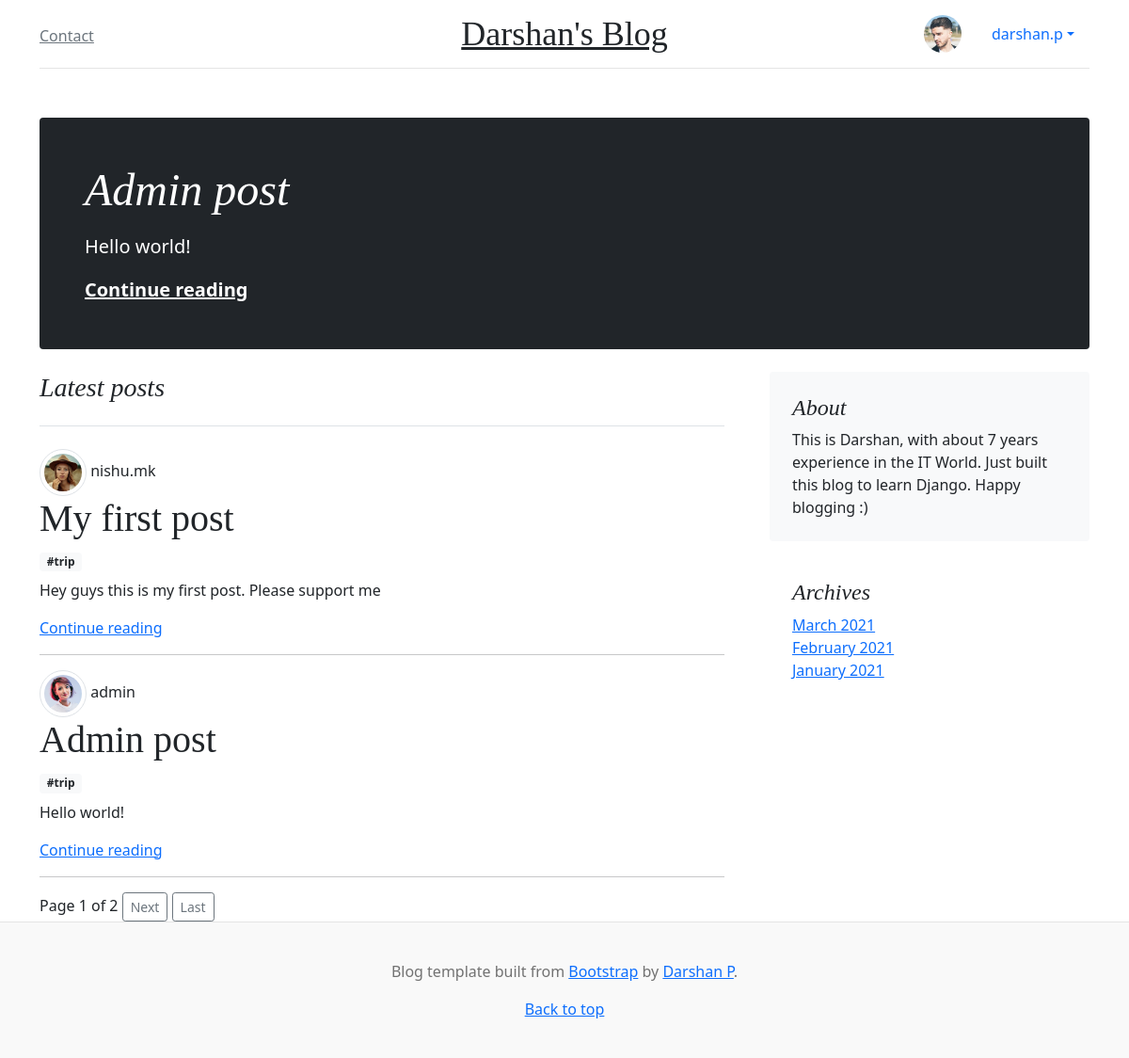
The page / (signed in) on the database its author committed.
### blog/models.py (models this page shows, shortened)
class UserProfile(models.Model):
    user = models.OneToOneField(User, on_delete=models.CASCADE)
    avatar = models.ImageField(default='default.jpg', upload_to='profile_pics')

class Post(models.Model):
    class Meta:
        ordering = ['created_at']
        db_table = 'posts'
    POST_LENGTHS = [
        ('S', 'Small'),
        ('M', 'Medium'),
        ('L', 'Large')
    ]
    post_length = models.CharField(max_length=1, choices=POST_LENGTHS)
    title = models.CharField(max_length=50)
    body = models.TextField()
    slug = AutoSlugField(populate_from='title', unique=True, editable=True)
    categories = models.ManyToManyField('Category', related_name='posts', blank=True)
    tags = models.ManyToManyField('Tag', related_name='posts', blank=True,
                                  help_text='Hold down “Control”, or “Command” on a Mac, to select more than one.')
    user = models.ForeignKey(User, on_delete=models.SET_NULL, null=True)
    created_at = models.DateTimeField(auto_now_add=True)
    updated_at = models.DateTimeField(auto_now_add=True)

class Tag(models.Model):
    name = models.CharField(max_length=50, unique=True)

### blog/views.py (the view)
# urls.py: path('', views.BlogListView.as_view(), name='blog_home'),
class BlogListView(generic.ListView):
    model = Post
    paginate_by = 2
    context_object_name = "posts"
    template_name = "blog/index.html"
    ordering = ['-created_at']
    def get_context_data(self, **kwargs):
        context_data = super().get_context_data(**kwargs)
        popular_posts = Comment.objects.values('post_id').\
            annotate(count=Count('post_id')).\
            order_by('-count')
        if popular_posts:
            popular_post_id = popular_posts[0]["post_id"]
            main_post = Post.objects.get(pk=popular_post_id)
        else:
            main_post = Post.objects.first
        context_data.update(
            {
                "main_post": main_post
            })
        return context_data

### blog/context_processors.py (called while the page is built)
def categories(request):
    return {
        'tags': Tag.objects.order_by('id')
    }

### blog/templates/blog/index.html (shortened to what this page needs)
{% extends "base.html" %}
{% block content %}
{% if main_post %}
<div class="p-4 p-md-5 mb-4 text-white rounded bg-dark">
  <div class="col-md-6 px-0">
    <h1 class="display-4 fst-italic">{{main_post.title}}</h1>
    <p class="lead my-3">{{ main_post.body|striptags|slice:":50"|safe }} {% if main_post.body|striptags|length >= 50 %} {{ "..." }} {% endif %}</p>
    <p class="lead mb-0">
      <a href="{% url 'blog:blog_detail' main_post.slug %}" class="text-white fw-bold">Continue reading</a>
    </p>
  </div>
</div>
{% endif %}
<div class="row g-5">
  <div class="col-md-8">
    <h3 class="pb-4 mb-4 fst-italic border-bottom">
      Latest posts
    </h3>
    {% for post in posts %}
    <article class="blog-post">
      <img style="max-width: 50px; max-height: 50px" class="rounded-circle img-fluid img-thumbnail" src="{{ post.user.userprofile.avatar.url }}">
      <span class="ml-2">{{post.user.username}}</span>
      <h1>{{ post.title }}</h1>
      {% for tag in post.tags.all %}
      <span class="badge bg-light text-dark mb-2">#{{tag.name}}</span>
      {% endfor %}
      <p>{{ post.body|striptags|slice:":200" }} {% if post.body|striptags|length >= 200 %} {{ "..." }} {% endif %}</p>
      <a href="{% url 'blog:blog_detail' post.slug %}" class="link-primary">Continue reading</a>
    </article>
    <hr>
    {% endfor %}
  </div>
  <div class="col-md-4">
    <div class="position-sticky" style="top: 2rem;">
      <div class="p-4 mb-3 bg-light rounded">
        <h4 class="fst-italic">About</h4>
        <p class="mb-0">This is Darshan, with about 7 years experience in the IT World. Just built this blog to learn Django. Happy blogging :)</p>
      </div>
      <div class="p-4">
        <h4 class="fst-italic">Archives</h4>
        <ol class="list-unstyled mb-0">
          <li><a href="#">March 2021</a></li>
          <li><a href="#">February 2021</a></li>
          <li><a href="#">January 2021</a></li>
        </ol>
      </div>
    </div>
  </div>
</div>
<div class="pagination">
    <span class="step-links">
        <span class="current">
            Page {{ page_obj.number }} of {{ page_obj.paginator.num_pages }}
        </span>
        {% if page_obj.has_next %}
            <a href="?page={{ page_obj.next_page_number }}" class="btn btn-sm btn-outline-secondary">Next</a>
            <a href="?page={{ page_obj.paginator.num_pages }}" class="btn btn-sm btn-outline-secondary">Last</a>
        {% endif %}
    </span>
</div>
{% endblock %}

### templates/navbar_top.html (shortened to what this page needs)
<div class="container">
    <header class="blog-header py-3">
        <div class="row flex-nowrap justify-content-between align-items-center">
          <div class="col-4 pt-1">
            <a class="link-secondary" href="{% url 'contact' %}">Contact</a></div>
          <div class="col-4 text-center">
            <a class="blog-header-logo text-dark" href="{% url 'blog:blog_home' %}">Darshan's Blog</a>
          </div>
          <div class="col-4 d-flex justify-content-end align-items-center">
            {% if request.user.is_authenticated %}
            <img class="rounded-circle shadow-1-strong me-3" src="{{ request.user.userprofile.avatar.url }}"
                 alt="avatar" width="40" height="40" />
            <ul class="nav nav-pills">
              <li class="nav-item dropdown">
                <a class="nav-link dropdown-toggle" data-bs-toggle="dropdown" href="#" role="button" aria-expanded="false">{{ request.user.username }}</a>
              </li>
            </ul>
            {% else %}
            <a href="{% url 'login' %}" class="btn btn-default">Login</a>
            {% endif %}
          </div>
        </div>
      </header>
    {% if request.user.is_authenticated %}
    <div class="nav-scroller py-1 mb-2">
        <nav class="nav d-flex justify-content-between">
        </nav>
      </div>
    {% endif %}
</div>

### static/css/style.css (style rules this page uses)
.blog-header { line-height: 1; border-bottom: 1px solid #e5e5e5; }
.blog-header-logo { font-family: "Playfair Display", Georgia, "Times New Roman", serif; font-size: 2.25rem; }
h1, h2, h3, h4, h5, h6 { font-family: "Playfair Display", Georgia, "Times New Roman", serif; }
.display-4 { font-size: 2.5rem; }
@media (min-width: 768px) { .display-4 { font-size: 3rem; } }
.nav-scroller { position: relative; z-index: 2; height: 2.75rem; overflow-y: hidden; }
.nav-scroller .nav { display: flex; flex-wrap: nowrap; padding-bottom: 1rem; margin-top: -1px; overflow-x: auto; text-align: center; white-space: nowrap; -webkit-overflow-scrolling: touch; }
.blog-post { margin-bottom: 1rem; }

### rows shown on the page
Post: title "Admin post", body "Hello world!", user.userprofile.avatar (picture), user.username "admin"
Post: user.userprofile.avatar (picture), user.username "nishu.mk", title "My first post", body "Hey guys this is my first post. Please support me"
Tag: name "trip"

### other values the page prints
{{ request.user.username }} "darshan.p"
{{ page_obj.number }} "1"
{{ page_obj.paginator.num_pages }} "2"
